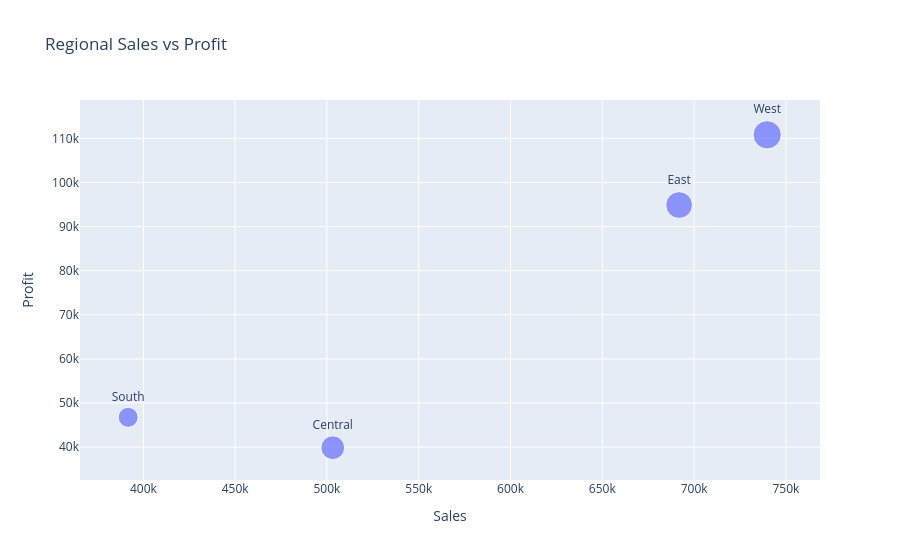

Source (notebook cell):
### Code cell
fig = px.scatter(
    region_analysis.reset_index(),
    x="Sales",
    y="Profit",
    size="Quantity",
    text="Region",
    title="Regional Sales vs Profit"
)

fig.update_traces(textposition="top center")

fig.show()

### Figure 1 — Plotly figure (JSON) as saved in the notebook; plotly's stock layout.template omitted (floating-point values rounded to 4 significant figures)
{"data": [{"hovertemplate": "Sales=%{x}<br>Profit=%{y}<br>Quantity=%{marker.size}<br>Region=%{text}<extra></extra>", "legendgroup": "", "marker": {"color": "#636efa", "size": [12466, 11159, 8820, 6209], "sizemode": "area", "sizeref": 31.16, "symbol": "circle"}, "mode": "markers+text", "name": "", "orientation": "v", "showlegend": false, "text": ["West", "East", "Central", "South"], "textposition": "top center", "type": "scatter", "x": [739800.0, 691800.0, 503200.0, 391700.0], "xaxis": "x", "y": [110800.0, 94880.0, 39870.0, 46750.0], "yaxis": "y"}], "layout": {"legend": {"itemsizing": "constant", "tracegroupgap": 0}, "title": {"text": "Regional Sales vs Profit"}, "xaxis": {"anchor": "y", "domain": [0, 1], "title": {"text": "Sales"}}, "yaxis": {"anchor": "x", "domain": [0, 1], "title": {"text": "Profit"}}}}
